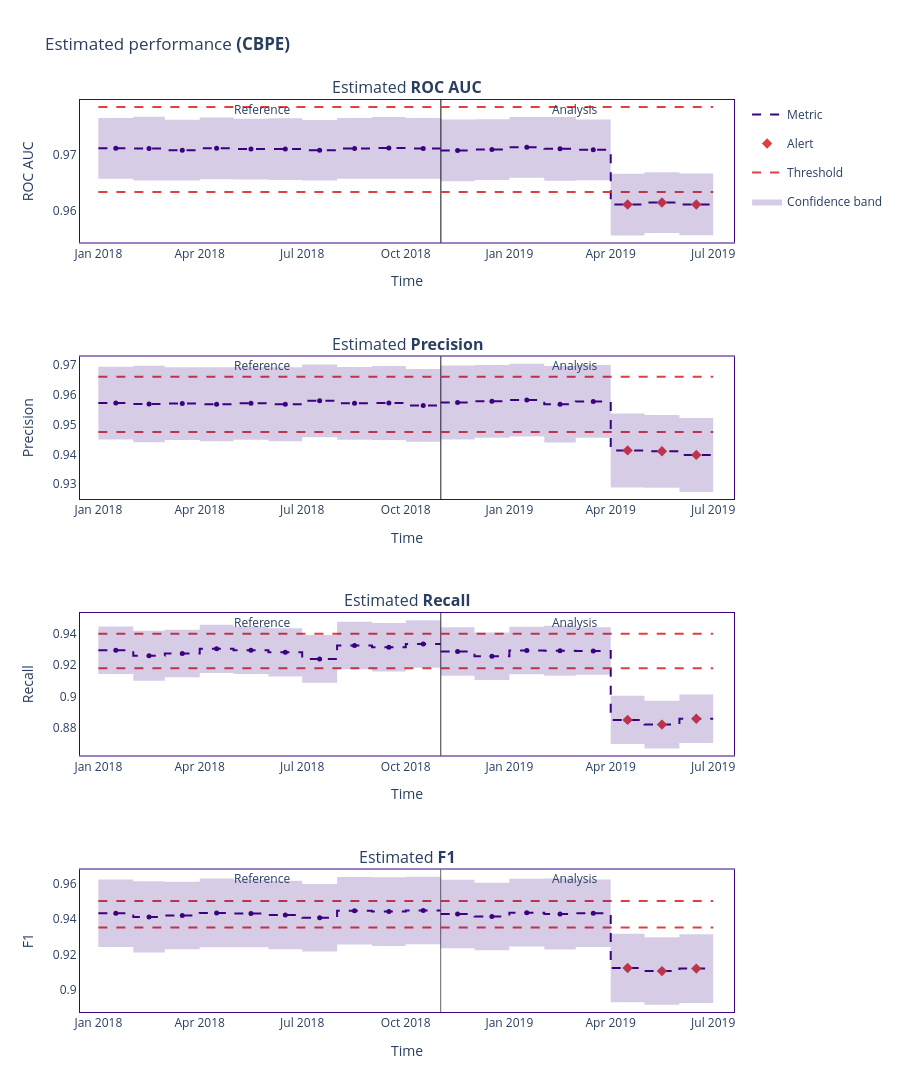

The notebook cell saved with this chart:
### Code cell
performance_results.plot()
